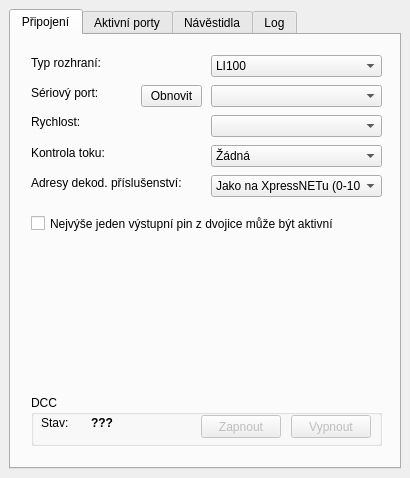
<?xml version="1.0" encoding="UTF-8"?>
<ui version="4.0">
 <class>MainWindow</class>
 <widget class="QMainWindow" name="MainWindow">
  <property name="geometry">
   <rect>
    <x>0</x>
    <y>0</y>
    <width>410</width>
    <height>478</height>
   </rect>
  </property>
  <property name="sizePolicy">
   <sizepolicy hsizetype="Fixed" vsizetype="Fixed">
    <horstretch>0</horstretch>
    <verstretch>0</verstretch>
   </sizepolicy>
  </property>
  <property name="windowTitle">
   <string>Nastavení RCS XpressNET knihovny</string>
  </property>
  <property name="locale">
   <locale language="Czech" country="CzechRepublic"/>
  </property>
  <widget class="QWidget" name="centralwidget">
   <layout class="QGridLayout" name="gridLayout">
    <item row="0" column="0">
     <widget class="QTabWidget" name="tw_main">
      <property name="sizePolicy">
       <sizepolicy hsizetype="Expanding" vsizetype="Expanding">
        <horstretch>0</horstretch>
        <verstretch>0</verstretch>
       </sizepolicy>
      </property>
      <property name="tabPosition">
       <enum>QTabWidget::North</enum>
      </property>
      <property name="tabShape">
       <enum>QTabWidget::Rounded</enum>
      </property>
      <property name="currentIndex">
       <number>0</number>
      </property>
      <property name="usesScrollButtons">
       <bool>true</bool>
      </property>
      <property name="tabsClosable">
       <bool>false</bool>
      </property>
      <property name="tabBarAutoHide">
       <bool>false</bool>
      </property>
      <widget class="QWidget" name="t_main">
       <attribute name="title">
        <string>Připojení</string>
       </attribute>
       <widget class="QComboBox" name="cb_serial_port">
        <property name="geometry">
         <rect>
          <x>200</x>
          <y>50</y>
          <width>171</width>
          <height>22</height>
         </rect>
        </property>
       </widget>
       <widget class="QLabel" name="label">
        <property name="geometry">
         <rect>
          <x>20</x>
          <y>50</y>
          <width>91</width>
          <height>16</height>
         </rect>
        </property>
        <property name="text">
         <string>Sériový port:</string>
        </property>
       </widget>
       <widget class="QLabel" name="label_2">
        <property name="geometry">
         <rect>
          <x>20</x>
          <y>80</y>
          <width>59</width>
          <height>14</height>
         </rect>
        </property>
        <property name="text">
         <string>Rychlost:</string>
        </property>
       </widget>
       <widget class="QComboBox" name="cb_serial_speed">
        <property name="geometry">
         <rect>
          <x>200</x>
          <y>80</y>
          <width>171</width>
          <height>22</height>
         </rect>
        </property>
       </widget>
       <widget class="QLabel" name="label_3">
        <property name="geometry">
         <rect>
          <x>20</x>
          <y>110</y>
          <width>91</width>
          <height>16</height>
         </rect>
        </property>
        <property name="text">
         <string>Kontrola toku:</string>
        </property>
       </widget>
       <widget class="QComboBox" name="cb_serial_flowcontrol">
        <property name="geometry">
         <rect>
          <x>200</x>
          <y>110</y>
          <width>171</width>
          <height>22</height>
         </rect>
        </property>
        <item>
         <property name="text">
          <string>Žádná</string>
         </property>
        </item>
        <item>
         <property name="text">
          <string>Hardware</string>
         </property>
        </item>
        <item>
         <property name="text">
          <string>Software</string>
         </property>
        </item>
       </widget>
       <widget class="QPushButton" name="b_serial_refresh">
        <property name="geometry">
         <rect>
          <x>130</x>
          <y>50</y>
          <width>61</width>
          <height>22</height>
         </rect>
        </property>
        <property name="text">
         <string>Obnovit</string>
        </property>
       </widget>
       <widget class="QCheckBox" name="chb_only_one_active">
        <property name="geometry">
         <rect>
          <x>20</x>
          <y>180</y>
          <width>351</width>
          <height>17</height>
         </rect>
        </property>
        <property name="text">
         <string>Nejvýše jeden výstupní pin z dvojice může být aktivní</string>
        </property>
       </widget>
       <widget class="QLabel" name="label_8">
        <property name="geometry">
         <rect>
          <x>20</x>
          <y>20</y>
          <width>81</width>
          <height>16</height>
         </rect>
        </property>
        <property name="text">
         <string>Typ rozhraní:</string>
        </property>
       </widget>
       <widget class="QComboBox" name="cb_interface_type">
        <property name="geometry">
         <rect>
          <x>200</x>
          <y>20</y>
          <width>171</width>
          <height>22</height>
         </rect>
        </property>
        <item>
         <property name="text">
          <string>LI100</string>
         </property>
        </item>
        <item>
         <property name="text">
          <string>LI101</string>
         </property>
        </item>
        <item>
         <property name="text">
          <string>uLI</string>
         </property>
        </item>
       </widget>
       <widget class="QLabel" name="label_9">
        <property name="geometry">
         <rect>
          <x>20</x>
          <y>140</y>
          <width>181</width>
          <height>16</height>
         </rect>
        </property>
        <property name="text">
         <string>Adresy dekod. příslušenství:</string>
        </property>
       </widget>
       <widget class="QComboBox" name="cb_addr_range">
        <property name="geometry">
         <rect>
          <x>200</x>
          <y>140</y>
          <width>171</width>
          <height>22</height>
         </rect>
        </property>
        <item>
         <property name="text">
          <string>Jako na XpressNETu (0-1023)</string>
         </property>
        </item>
        <item>
         <property name="text">
          <string>Roco (1-1024)</string>
         </property>
        </item>
        <item>
         <property name="text">
          <string>Lenz (4-1027)</string>
         </property>
        </item>
       </widget>
       <widget class="QGroupBox" name="gb_dcc">
        <property name="geometry">
         <rect>
          <x>20</x>
          <y>360</y>
          <width>351</width>
          <height>51</height>
         </rect>
        </property>
        <property name="title">
         <string>DCC</string>
        </property>
        <widget class="QPushButton" name="b_dcc_on">
         <property name="enabled">
          <bool>false</bool>
         </property>
         <property name="geometry">
          <rect>
           <x>170</x>
           <y>20</y>
           <width>80</width>
           <height>23</height>
          </rect>
         </property>
         <property name="text">
          <string>Zapnout</string>
         </property>
        </widget>
        <widget class="QPushButton" name="b_dcc_off">
         <property name="enabled">
          <bool>false</bool>
         </property>
         <property name="geometry">
          <rect>
           <x>260</x>
           <y>20</y>
           <width>80</width>
           <height>23</height>
          </rect>
         </property>
         <property name="text">
          <string>Vypnout</string>
         </property>
        </widget>
        <widget class="QLabel" name="label_10">
         <property name="geometry">
          <rect>
           <x>10</x>
           <y>20</y>
           <width>31</width>
           <height>16</height>
          </rect>
         </property>
         <property name="text">
          <string>Stav:</string>
         </property>
        </widget>
        <widget class="QLabel" name="l_dcc_state">
         <property name="geometry">
          <rect>
           <x>60</x>
           <y>20</y>
           <width>61</width>
           <height>16</height>
          </rect>
         </property>
         <property name="font">
          <font>
           <weight>75</weight>
           <bold>true</bold>
          </font>
         </property>
         <property name="text">
          <string>???</string>
         </property>
        </widget>
       </widget>
      </widget>
      <widget class="QWidget" name="t_activeModules">
       <attribute name="title">
        <string>Aktivní porty</string>
       </attribute>
       <widget class="QLabel" name="label_4">
        <property name="geometry">
         <rect>
          <x>10</x>
          <y>10</y>
          <width>131</width>
          <height>16</height>
         </rect>
        </property>
        <property name="text">
         <string>Aktivní vstupní porty:</string>
        </property>
       </widget>
       <widget class="QTextEdit" name="te_active_inputs">
        <property name="geometry">
         <rect>
          <x>10</x>
          <y>30</y>
          <width>181</width>
          <height>361</height>
         </rect>
        </property>
        <property name="documentTitle">
         <string/>
        </property>
        <property name="acceptRichText">
         <bool>false</bool>
        </property>
       </widget>
       <widget class="QLabel" name="label_5">
        <property name="geometry">
         <rect>
          <x>200</x>
          <y>10</y>
          <width>141</width>
          <height>16</height>
         </rect>
        </property>
        <property name="text">
         <string>Aktivní výstupní porty:</string>
        </property>
       </widget>
       <widget class="QTextEdit" name="te_active_outputs">
        <property name="geometry">
         <rect>
          <x>200</x>
          <y>30</y>
          <width>181</width>
          <height>361</height>
         </rect>
        </property>
        <property name="acceptRichText">
         <bool>false</bool>
        </property>
       </widget>
       <widget class="QPushButton" name="b_active_save">
        <property name="geometry">
         <rect>
          <x>300</x>
          <y>400</y>
          <width>80</width>
          <height>23</height>
         </rect>
        </property>
        <property name="text">
         <string>Uložit</string>
        </property>
       </widget>
       <widget class="QPushButton" name="b_active_reload">
        <property name="geometry">
         <rect>
          <x>189</x>
          <y>400</y>
          <width>101</width>
          <height>23</height>
         </rect>
        </property>
        <property name="text">
         <string>Načíst původní</string>
        </property>
       </widget>
       <widget class="QLabel" name="label_6">
        <property name="geometry">
         <rect>
          <x>10</x>
          <y>396</y>
          <width>47</width>
          <height>13</height>
         </rect>
        </property>
        <property name="text">
         <string>Celkem:</string>
        </property>
       </widget>
       <widget class="QLabel" name="l_io_count">
        <property name="geometry">
         <rect>
          <x>10</x>
          <y>410</y>
          <width>171</width>
          <height>16</height>
         </rect>
        </property>
        <property name="text">
         <string>TextLabel</string>
        </property>
       </widget>
      </widget>
      <widget class="QWidget" name="t_signals">
       <attribute name="title">
        <string>Návěstidla</string>
       </attribute>
       <widget class="QPushButton" name="b_signal_add">
        <property name="geometry">
         <rect>
          <x>10</x>
          <y>10</y>
          <width>80</width>
          <height>23</height>
         </rect>
        </property>
        <property name="text">
         <string>Přidat</string>
        </property>
       </widget>
       <widget class="QPushButton" name="b_signal_remove">
        <property name="enabled">
         <bool>false</bool>
        </property>
        <property name="geometry">
         <rect>
          <x>100</x>
          <y>10</y>
          <width>80</width>
          <height>23</height>
         </rect>
        </property>
        <property name="text">
         <string>Odstranit</string>
        </property>
       </widget>
       <widget class="QTreeWidget" name="tw_signals">
        <property name="geometry">
         <rect>
          <x>10</x>
          <y>40</y>
          <width>371</width>
          <height>381</height>
         </rect>
        </property>
        <property name="selectionMode">
         <enum>QAbstractItemView::ExtendedSelection</enum>
        </property>
        <property name="rootIsDecorated">
         <bool>false</bool>
        </property>
        <property name="sortingEnabled">
         <bool>true</bool>
        </property>
        <property name="wordWrap">
         <bool>false</bool>
        </property>
        <property name="expandsOnDoubleClick">
         <bool>false</bool>
        </property>
        <attribute name="headerDefaultSectionSize">
         <number>90</number>
        </attribute>
        <column>
         <property name="text">
          <string>hJOP modul</string>
         </property>
        </column>
        <column>
         <property name="text">
          <string>Výstupy</string>
         </property>
        </column>
        <column>
         <property name="text">
          <string>Název</string>
         </property>
        </column>
       </widget>
      </widget>
      <widget class="QWidget" name="t_xn_log">
       <attribute name="title">
        <string>Log</string>
       </attribute>
       <layout class="QGridLayout" name="gridLayout_3">
        <item row="1" column="0">
         <widget class="QGroupBox" name="gb_xn_log_settings">
          <property name="title">
           <string>Nastavení</string>
          </property>
          <layout class="QHBoxLayout" name="horizontalLayout">
           <item>
            <widget class="QLabel" name="label_7">
             <property name="text">
              <string>Loglevel:</string>
             </property>
            </widget>
           </item>
           <item>
            <widget class="QComboBox" name="cb_loglevel">
             <item>
              <property name="text">
               <string>Nic</string>
              </property>
             </item>
             <item>
              <property name="text">
               <string>Chyby</string>
              </property>
             </item>
             <item>
              <property name="text">
               <string>Varování</string>
              </property>
             </item>
             <item>
              <property name="text">
               <string>Info</string>
              </property>
             </item>
             <item>
              <property name="text">
               <string>Příkazy</string>
              </property>
             </item>
             <item>
              <property name="text">
               <string>Data</string>
              </property>
             </item>
             <item>
              <property name="text">
               <string>Debug</string>
              </property>
             </item>
            </widget>
           </item>
          </layout>
         </widget>
        </item>
        <item row="2" column="0">
         <widget class="QTreeWidget" name="tw_xn_log">
          <property name="selectionMode">
           <enum>QAbstractItemView::SingleSelection</enum>
          </property>
          <property name="rootIsDecorated">
           <bool>false</bool>
          </property>
          <property name="itemsExpandable">
           <bool>false</bool>
          </property>
          <property name="wordWrap">
           <bool>true</bool>
          </property>
          <property name="headerHidden">
           <bool>false</bool>
          </property>
          <attribute name="headerVisible">
           <bool>true</bool>
          </attribute>
          <attribute name="headerCascadingSectionResizes">
           <bool>false</bool>
          </attribute>
          <attribute name="headerDefaultSectionSize">
           <number>60</number>
          </attribute>
          <attribute name="headerHighlightSections">
           <bool>false</bool>
          </attribute>
          <attribute name="headerStretchLastSection">
           <bool>true</bool>
          </attribute>
          <column>
           <property name="text">
            <string>Čas</string>
           </property>
          </column>
          <column>
           <property name="text">
            <string>Loglevel</string>
           </property>
          </column>
          <column>
           <property name="text">
            <string>Zpráva</string>
           </property>
          </column>
         </widget>
        </item>
       </layout>
      </widget>
     </widget>
    </item>
   </layout>
  </widget>
  <action name="a_xn_connect">
   <property name="text">
    <string>Connect</string>
   </property>
   <property name="shortcut">
    <string>Ctrl+X</string>
   </property>
  </action>
  <action name="a_xn_disconnect">
   <property name="enabled">
    <bool>false</bool>
   </property>
   <property name="text">
    <string>Disconnect</string>
   </property>
  </action>
  <action name="a_config_load">
   <property name="text">
    <string>Load config</string>
   </property>
  </action>
  <action name="a_wsm_connect">
   <property name="text">
    <string>Connect</string>
   </property>
   <property name="shortcut">
    <string>Ctrl+W</string>
   </property>
  </action>
  <action name="a_wsm_disconnect">
   <property name="enabled">
    <bool>false</bool>
   </property>
   <property name="text">
    <string>Disconnect</string>
   </property>
  </action>
  <action name="a_xn_dcc_go">
   <property name="enabled">
    <bool>false</bool>
   </property>
   <property name="text">
    <string>DCC Go</string>
   </property>
   <property name="shortcut">
    <string>Ctrl+G</string>
   </property>
  </action>
  <action name="a_xn_dcc_stop">
   <property name="enabled">
    <bool>false</bool>
   </property>
   <property name="text">
    <string>DCC Stop</string>
   </property>
   <property name="shortcut">
    <string>Ctrl+T</string>
   </property>
  </action>
  <action name="a_loco_load">
   <property name="text">
    <string>Load loco profile</string>
   </property>
   <property name="shortcut">
    <string>Ctrl+O</string>
   </property>
  </action>
  <action name="a_loco_save">
   <property name="text">
    <string>Save loco profile</string>
   </property>
   <property name="shortcut">
    <string>Ctrl+S</string>
   </property>
  </action>
  <action name="a_power_graph">
   <property name="text">
    <string>Power graph</string>
   </property>
   <property name="shortcut">
    <string>Ctrl+P</string>
   </property>
  </action>
  <action name="a_config_save">
   <property name="text">
    <string>Save config</string>
   </property>
  </action>
  <action name="a_speed_load">
   <property name="text">
    <string>Reload speed mapping</string>
   </property>
  </action>
 </widget>
 <tabstops>
  <tabstop>cb_loglevel</tabstop>
  <tabstop>tw_xn_log</tabstop>
 </tabstops>
 <resources/>
 <connections/>
</ui>
